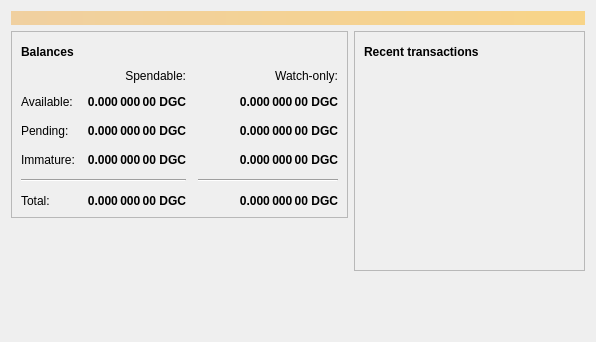
<?xml version="1.0" encoding="UTF-8"?>
<ui version="4.0">
 <class>OverviewPage</class>
 <widget class="QWidget" name="OverviewPage">
  <property name="geometry">
   <rect>
    <x>0</x>
    <y>0</y>
    <width>596</width>
    <height>342</height>
   </rect>
  </property>
  <property name="windowTitle">
   <string>Form</string>
  </property>
  <layout class="QVBoxLayout" name="topLayout">
   <item>
    <widget class="QLabel" name="labelAlerts">
     <property name="visible">
      <bool>false</bool>
     </property>
     <property name="styleSheet">
      <string notr="true">QLabel { background-color: qlineargradient(x1: 0, y1: 0, x2: 1, y2: 0, stop:0 #F0D0A0, stop:1 #F8D488); color:#000000; }</string>
     </property>
     <property name="wordWrap">
      <bool>true</bool>
     </property>
     <property name="margin">
      <number>3</number>
     </property>
     <property name="textInteractionFlags">
      <set>Qt::TextSelectableByMouse</set>
     </property>
    </widget>
   </item>
   <item>
    <layout class="QHBoxLayout" name="horizontalLayout" stretch="1,1">
     <item>
      <layout class="QVBoxLayout" name="verticalLayout_2">
       <item>
        <widget class="QFrame" name="frame">
         <property name="frameShape">
          <enum>QFrame::StyledPanel</enum>
         </property>
         <property name="frameShadow">
          <enum>QFrame::Raised</enum>
         </property>
         <layout class="QVBoxLayout" name="verticalLayout_4">
          <item>
           <layout class="QHBoxLayout" name="horizontalLayout_4">
            <item>
             <widget class="QLabel" name="label_5">
              <property name="font">
               <font>
                <weight>75</weight>
                <bold>true</bold>
               </font>
              </property>
              <property name="text">
               <string>Balances</string>
              </property>
             </widget>
            </item>
            <item>
             <widget class="QPushButton" name="labelWalletStatus">
              <property name="enabled">
               <bool>true</bool>
              </property>
              <property name="maximumSize">
               <size>
                <width>30</width>
                <height>16777215</height>
               </size>
              </property>
              <property name="toolTip">
               <string>The displayed information may be out of date. Your wallet automatically synchronizes with the DigitalGoldCoin network after a connection is established, but this process has not completed yet.</string>
              </property>
              <property name="text">
               <string/>
              </property>
              <property name="icon">
               <iconset resource="../bitcoin.qrc">
                <normaloff>:/icons/warning</normaloff>
                <disabledoff>:/icons/warning</disabledoff>:/icons/warning</iconset>
              </property>
              <property name="iconSize">
               <size>
                <width>24</width>
                <height>24</height>
               </size>
              </property>
              <property name="flat">
               <bool>true</bool>
              </property>
             </widget>
            </item>
            <item>
             <spacer name="horizontalSpacer_3">
              <property name="orientation">
               <enum>Qt::Horizontal</enum>
              </property>
              <property name="sizeHint" stdset="0">
               <size>
                <width>40</width>
                <height>20</height>
               </size>
              </property>
             </spacer>
            </item>
           </layout>
          </item>
          <item>
           <layout class="QGridLayout" name="gridLayout">
            <property name="spacing">
             <number>12</number>
            </property>
            <item row="2" column="2">
             <widget class="QLabel" name="labelWatchPending">
              <property name="font">
               <font>
                <weight>75</weight>
                <bold>true</bold>
               </font>
              </property>
              <property name="cursor">
               <cursorShape>IBeamCursor</cursorShape>
              </property>
              <property name="toolTip">
               <string>Unconfirmed transactions to watch-only addresses</string>
              </property>
              <property name="text">
               <string notr="true">0.000 000 00 DGC</string>
              </property>
              <property name="alignment">
               <set>Qt::AlignRight|Qt::AlignTrailing|Qt::AlignVCenter</set>
              </property>
              <property name="textInteractionFlags">
               <set>Qt::LinksAccessibleByMouse|Qt::TextSelectableByKeyboard|Qt::TextSelectableByMouse</set>
              </property>
             </widget>
            </item>
            <item row="2" column="1">
             <widget class="QLabel" name="labelUnconfirmed">
              <property name="font">
               <font>
                <weight>75</weight>
                <bold>true</bold>
               </font>
              </property>
              <property name="cursor">
               <cursorShape>IBeamCursor</cursorShape>
              </property>
              <property name="toolTip">
               <string>Total of transactions that have yet to be confirmed, and do not yet count toward the spendable balance</string>
              </property>
              <property name="text">
               <string notr="true">0.000 000 00 DGC</string>
              </property>
              <property name="alignment">
               <set>Qt::AlignRight|Qt::AlignTrailing|Qt::AlignVCenter</set>
              </property>
              <property name="textInteractionFlags">
               <set>Qt::LinksAccessibleByMouse|Qt::TextSelectableByKeyboard|Qt::TextSelectableByMouse</set>
              </property>
             </widget>
            </item>
            <item row="3" column="2">
             <widget class="QLabel" name="labelWatchImmature">
              <property name="font">
               <font>
                <weight>75</weight>
                <bold>true</bold>
               </font>
              </property>
              <property name="cursor">
               <cursorShape>IBeamCursor</cursorShape>
              </property>
              <property name="toolTip">
               <string>Mined balance in watch-only addresses that has not yet matured</string>
              </property>
              <property name="text">
               <string notr="true">0.000 000 00 DGC</string>
              </property>
              <property name="alignment">
               <set>Qt::AlignRight|Qt::AlignTrailing|Qt::AlignVCenter</set>
              </property>
              <property name="textInteractionFlags">
               <set>Qt::LinksAccessibleByMouse|Qt::TextSelectableByKeyboard|Qt::TextSelectableByMouse</set>
              </property>
             </widget>
            </item>
            <item row="4" column="0" colspan="2">
             <widget class="Line" name="line">
              <property name="orientation">
               <enum>Qt::Horizontal</enum>
              </property>
             </widget>
            </item>
            <item row="4" column="2">
             <widget class="Line" name="lineWatchBalance">
              <property name="sizePolicy">
               <sizepolicy hsizetype="Preferred" vsizetype="Fixed">
                <horstretch>0</horstretch>
                <verstretch>0</verstretch>
               </sizepolicy>
              </property>
              <property name="minimumSize">
               <size>
                <width>140</width>
                <height>0</height>
               </size>
              </property>
              <property name="orientation">
               <enum>Qt::Horizontal</enum>
              </property>
             </widget>
            </item>
            <item row="5" column="0">
             <widget class="QLabel" name="labelTotalText">
              <property name="text">
               <string>Total:</string>
              </property>
             </widget>
            </item>
            <item row="3" column="1">
             <widget class="QLabel" name="labelImmature">
              <property name="font">
               <font>
                <weight>75</weight>
                <bold>true</bold>
               </font>
              </property>
              <property name="cursor">
               <cursorShape>IBeamCursor</cursorShape>
              </property>
              <property name="toolTip">
               <string>Mined balance that has not yet matured</string>
              </property>
              <property name="text">
               <string notr="true">0.000 000 00 DGC</string>
              </property>
              <property name="alignment">
               <set>Qt::AlignRight|Qt::AlignTrailing|Qt::AlignVCenter</set>
              </property>
              <property name="textInteractionFlags">
               <set>Qt::LinksAccessibleByMouse|Qt::TextSelectableByKeyboard|Qt::TextSelectableByMouse</set>
              </property>
             </widget>
            </item>
            <item row="2" column="3">
             <spacer name="horizontalSpacer_2">
              <property name="orientation">
               <enum>Qt::Horizontal</enum>
              </property>
              <property name="sizeHint" stdset="0">
               <size>
                <width>40</width>
                <height>20</height>
               </size>
              </property>
             </spacer>
            </item>
            <item row="3" column="0">
             <widget class="QLabel" name="labelImmatureText">
              <property name="text">
               <string>Immature:</string>
              </property>
             </widget>
            </item>
            <item row="5" column="1">
             <widget class="QLabel" name="labelTotal">
              <property name="font">
               <font>
                <weight>75</weight>
                <bold>true</bold>
               </font>
              </property>
              <property name="cursor">
               <cursorShape>IBeamCursor</cursorShape>
              </property>
              <property name="toolTip">
               <string>Your current total balance</string>
              </property>
              <property name="text">
               <string notr="true">0.000 000 00 DGC</string>
              </property>
              <property name="alignment">
               <set>Qt::AlignRight|Qt::AlignTrailing|Qt::AlignVCenter</set>
              </property>
              <property name="textInteractionFlags">
               <set>Qt::LinksAccessibleByMouse|Qt::TextSelectableByKeyboard|Qt::TextSelectableByMouse</set>
              </property>
             </widget>
            </item>
            <item row="5" column="2">
             <widget class="QLabel" name="labelWatchTotal">
              <property name="font">
               <font>
                <weight>75</weight>
                <bold>true</bold>
               </font>
              </property>
              <property name="cursor">
               <cursorShape>IBeamCursor</cursorShape>
              </property>
              <property name="toolTip">
               <string>Current total balance in watch-only addresses</string>
              </property>
              <property name="text">
               <string notr="true">0.000 000 00 DGC</string>
              </property>
              <property name="alignment">
               <set>Qt::AlignRight|Qt::AlignTrailing|Qt::AlignVCenter</set>
              </property>
              <property name="textInteractionFlags">
               <set>Qt::LinksAccessibleByMouse|Qt::TextSelectableByKeyboard|Qt::TextSelectableByMouse</set>
              </property>
             </widget>
            </item>
            <item row="0" column="2">
             <widget class="QLabel" name="labelWatchonly">
              <property name="text">
               <string>Watch-only:</string>
              </property>
              <property name="alignment">
               <set>Qt::AlignRight|Qt::AlignTrailing|Qt::AlignVCenter</set>
              </property>
             </widget>
            </item>
            <item row="1" column="0">
             <widget class="QLabel" name="labelBalanceText">
              <property name="text">
               <string>Available:</string>
              </property>
             </widget>
            </item>
            <item row="1" column="1">
             <widget class="QLabel" name="labelBalance">
              <property name="font">
               <font>
                <weight>75</weight>
                <bold>true</bold>
               </font>
              </property>
              <property name="cursor">
               <cursorShape>IBeamCursor</cursorShape>
              </property>
              <property name="toolTip">
               <string>Your current spendable balance</string>
              </property>
              <property name="text">
               <string notr="true">0.000 000 00 DGC</string>
              </property>
              <property name="alignment">
               <set>Qt::AlignRight|Qt::AlignTrailing|Qt::AlignVCenter</set>
              </property>
              <property name="textInteractionFlags">
               <set>Qt::LinksAccessibleByMouse|Qt::TextSelectableByKeyboard|Qt::TextSelectableByMouse</set>
              </property>
             </widget>
            </item>
            <item row="1" column="2">
             <widget class="QLabel" name="labelWatchAvailable">
              <property name="font">
               <font>
                <weight>75</weight>
                <bold>true</bold>
               </font>
              </property>
              <property name="cursor">
               <cursorShape>IBeamCursor</cursorShape>
              </property>
              <property name="toolTip">
               <string>Your current balance in watch-only addresses</string>
              </property>
              <property name="text">
               <string notr="true">0.000 000 00 DGC</string>
              </property>
              <property name="alignment">
               <set>Qt::AlignRight|Qt::AlignTrailing|Qt::AlignVCenter</set>
              </property>
              <property name="textInteractionFlags">
               <set>Qt::LinksAccessibleByMouse|Qt::TextSelectableByKeyboard|Qt::TextSelectableByMouse</set>
              </property>
             </widget>
            </item>
            <item row="2" column="0">
             <widget class="QLabel" name="labelPendingText">
              <property name="text">
               <string>Pending:</string>
              </property>
             </widget>
            </item>
            <item row="0" column="1">
             <widget class="QLabel" name="labelSpendable">
              <property name="text">
               <string>Spendable:</string>
              </property>
              <property name="alignment">
               <set>Qt::AlignRight|Qt::AlignTrailing|Qt::AlignVCenter</set>
              </property>
             </widget>
            </item>
           </layout>
          </item>
         </layout>
        </widget>
       </item>
       <item>
        <spacer name="verticalSpacer">
         <property name="orientation">
          <enum>Qt::Vertical</enum>
         </property>
         <property name="sizeHint" stdset="0">
          <size>
           <width>20</width>
           <height>40</height>
          </size>
         </property>
        </spacer>
       </item>
      </layout>
     </item>
     <item>
      <layout class="QVBoxLayout" name="verticalLayout_3">
       <item>
        <widget class="QFrame" name="frame_2">
         <property name="frameShape">
          <enum>QFrame::StyledPanel</enum>
         </property>
         <property name="frameShadow">
          <enum>QFrame::Raised</enum>
         </property>
         <layout class="QVBoxLayout" name="verticalLayout">
          <item>
           <layout class="QHBoxLayout" name="horizontalLayout_2">
            <item>
             <widget class="QLabel" name="label_4">
              <property name="font">
               <font>
                <weight>75</weight>
                <bold>true</bold>
               </font>
              </property>
              <property name="text">
               <string>Recent transactions</string>
              </property>
             </widget>
            </item>
            <item>
             <widget class="QPushButton" name="labelTransactionsStatus">
              <property name="enabled">
               <bool>true</bool>
              </property>
              <property name="maximumSize">
               <size>
                <width>30</width>
                <height>16777215</height>
               </size>
              </property>
              <property name="toolTip">
               <string>The displayed information may be out of date. Your wallet automatically synchronizes with the DigitalGoldCoin network after a connection is established, but this process has not completed yet.</string>
              </property>
              <property name="text">
               <string/>
              </property>
              <property name="icon">
               <iconset resource="../bitcoin.qrc">
                <normaloff>:/icons/warning</normaloff>
                <disabledoff>:/icons/warning</disabledoff>:/icons/warning</iconset>
              </property>
              <property name="iconSize">
               <size>
                <width>24</width>
                <height>24</height>
               </size>
              </property>
              <property name="flat">
               <bool>true</bool>
              </property>
             </widget>
            </item>
            <item>
             <spacer name="horizontalSpacer">
              <property name="orientation">
               <enum>Qt::Horizontal</enum>
              </property>
              <property name="sizeHint" stdset="0">
               <size>
                <width>40</width>
                <height>20</height>
               </size>
              </property>
             </spacer>
            </item>
           </layout>
          </item>
          <item>
           <widget class="QListView" name="listTransactions">
            <property name="styleSheet">
             <string notr="true">QListView { background: transparent; }</string>
            </property>
            <property name="frameShape">
             <enum>QFrame::NoFrame</enum>
            </property>
            <property name="verticalScrollBarPolicy">
             <enum>Qt::ScrollBarAlwaysOff</enum>
            </property>
            <property name="horizontalScrollBarPolicy">
             <enum>Qt::ScrollBarAlwaysOff</enum>
            </property>
            <property name="selectionMode">
             <enum>QAbstractItemView::NoSelection</enum>
            </property>
           </widget>
          </item>
         </layout>
        </widget>
       </item>
       <item>
        <spacer name="verticalSpacer_2">
         <property name="orientation">
          <enum>Qt::Vertical</enum>
         </property>
         <property name="sizeHint" stdset="0">
          <size>
           <width>20</width>
           <height>40</height>
          </size>
         </property>
        </spacer>
       </item>
      </layout>
     </item>
    </layout>
   </item>
  </layout>
 </widget>
 <resources/>
 <connections/>
</ui>
